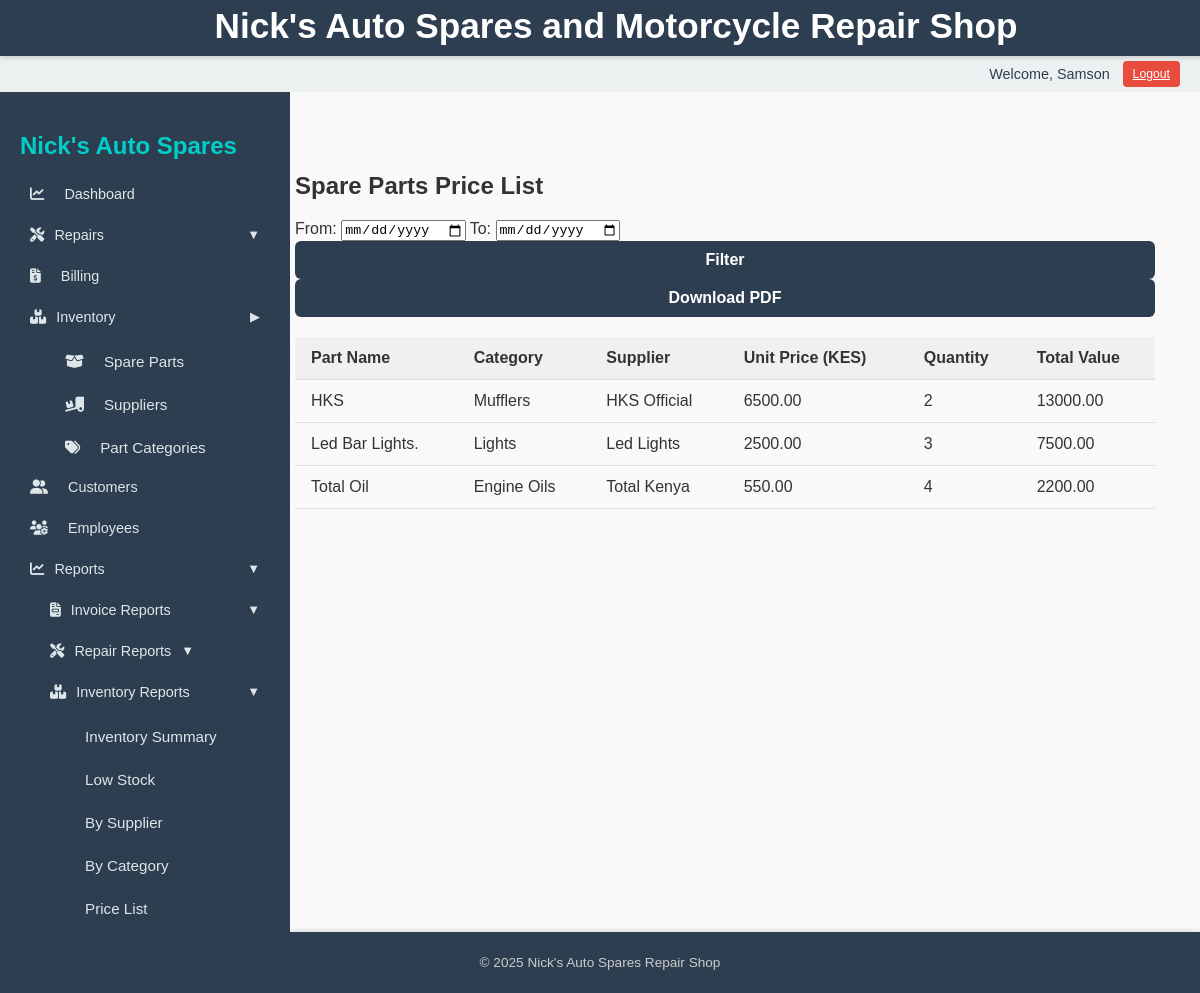
/reports/inventory/price-list/ (signed in), run on the app's committed database.
### inventory/models.py (models this page shows, shortened)
class SparePart(models.Model):
    name = models.CharField(max_length=100)
    part_number = models.CharField(max_length=50, blank=True, null=True)
    category = models.ForeignKey(PartCategory, on_delete=models.SET_NULL, null=True, blank=True)
    quantity = models.PositiveIntegerField()
    price = models.DecimalField(max_digits=10, decimal_places=2)
    supplier = models.ForeignKey('Supplier', on_delete=models.SET_NULL, null=True, blank=True)
    date_added = models.DateTimeField(auto_now_add=True)

class PartCategory(models.Model):
    name = models.CharField(max_length=50, unique=True)

class Supplier(models.Model):
    name = models.CharField(max_length=100, unique=True)
    contact_person = models.CharField(max_length=100, blank=True, null=True)
    phone = models.CharField(max_length=20, blank=True, null=True)
    email = models.EmailField(blank=True, null=True)
    address = models.TextField(blank=True, null=True)

### reports/views.py (the view)
# urls.py: path("inventory/price-list/", views.price_list_report, name="price_list_report"),
@login_required
def price_list_report(request):
    from_date, to_date = parse_date_range(request)
    parts = SparePart.objects.select_related("category", "supplier").all()
    if from_date:
        parts = parts.filter(date_added__date__gte=from_date)
    if to_date:
        parts = parts.filter(date_added__date__lte=to_date)
    for part in parts:
        part.total_value = part.quantity * part.price
    parts = sorted(parts, key=lambda p: p.price, reverse=True)
    context = {
        "parts": parts,
        "from_date": from_date,
        "to_date": to_date
    }
    if request.GET.get("format") == "pdf":
        return render_pdf_view(
            "reports/inventory_reports/price_list_report_pdf.html",
            context,
            "price-list.pdf"
        )
    return render(request, "reports/inventory_reports/price_list_report.html", context)

### reports/utils.py (called while the page is built)
def parse_date_range(request):
    from_date = request.GET.get("from")
    to_date = request.GET.get("to")
    try:
        from_date = datetime.datetime.strptime(from_date, "%Y-%m-%d").date() if from_date else None
        to_date = datetime.datetime.strptime(to_date, "%Y-%m-%d").date() if to_date else None
    except ValueError:
        from_date = to_date = None
    return from_date, to_date

### templates/reports/inventory_reports/price_list_report.html
{% extends "base_dashboard.html" %}
{% block content %}
<h2>Spare Parts Price List</h2>
<form method="get">
    <label>From: <input type="date" name="from" value="{{ from_date }}"></label>
    <label>To: <input type="date" name="to" value="{{ to_date }}"></label>
    <button type="submit" class="btn">Filter</button>
    {% if parts %}
    <button type="submit" name="format" value="pdf" class="btn">Download PDF</button>
    {% endif %}
</form>
{% if parts %}
<table class="styled-table" style="margin-top: 20px;">
    <thead>
        <tr>
            <th>Part Name</th>
            <th>Category</th>
            <th>Supplier</th>
            <th>Unit Price (KES)</th>
            <th>Quantity</th>
            <th>Total Value</th>
        </tr>
    </thead>
    <tbody>
        {% for part in parts %}
        <tr>
            <td>{{ part.name }}</td>
            <td>
                {% if part.category %}
                    {{ part.category.name }}
                {% else %}
                    Uncategorized
                {% endif %}
            </td>
            <td>
                {% if part.supplier %}
                    {{ part.supplier.name }}
                {% else %}
                    N/A
                {% endif %}
            </td>
            <td>{{ part.price|floatformat:2 }}</td>
            <td>{{ part.quantity }}</td>
            <td>{{ part.total_value|floatformat:2 }}</td>
        </tr>
        {% endfor %}
    </tbody>
</table>
{% else %}
<p>No spare parts found.</p>
{% endif %}
{% endblock %}

### templates/base_dashboard.html (shortened to what this page needs)
{% load static %}
<!DOCTYPE html>
<html lang="en">
<head>
    <link rel="stylesheet" href="{% static 'css/styles.css' %}">
    <link rel="stylesheet" href="https://cdnjs.cloudflare.com/ajax/libs/font-awesome/6.5.0/css/all.min.css" />
    <link rel="stylesheet" href="https://cdnjs.cloudflare.com/ajax/libs/font-awesome/6.5.0/css/all.min.css">
</head>
<body>
    <header>
        <h1>Nick's Auto Spares and Motorcycle Repair Shop</h1>
    </header>
    <nav class="user-nav">
        {% if user.is_authenticated %}
            <span class="username">Welcome, {{ user.username }}</span>
            <form method="post" action="{% url 'logout' %}">
                <button type="submit" class="logout-button">Logout</button>
            </form>
        {% else %}
            <a href="{% url 'login' %}" class="button">Login</a>
        {% endif %}
    </nav>
    <div class="layout-container">
        <aside class="sidebar" id="sidebar">
            <h2>Nick's Auto Spares</h2>
            <a href="{% url 'reports_overview' %}" class="{% if request.path == '/reports/overview/' %}active{% endif %}">
                <i class="fas fa-chart-line"></i> Dashboard
            </a>
            <button class="toggle {% if 'repairs' in request.path or 'motorcycles' in request.path or 'motorcyclemodels' in request.path %}active{% endif %}" onclick="toggleMenu('repairsSubmenu', this)">
                <i class="fas fa-tools"></i> Repairs
                <span class="chevron" style="margin-left:auto;">&#9660;</span>
            </button>
            <a href="{% url 'invoice_list' %}" class="{% if 'billing' in request.path %}active{% endif %}">
                <i class="fas fa-file-invoice-dollar"></i> Billing
            </a>
            <button class="toggle {% if 'inventory' in request.path or 'suppliers' in request.path or 'partcategory' in request.path %}active{% endif %}" onclick="toggleMenu('inventorySubmenu', this)">
                <i class="fas fa-boxes"></i> Inventory
                <span class="chevron" style="margin-left:auto;">&#9654;</span>
            </button>
            <div id="inventorySubmenu" class="submenu {% if 'inventory' in request.path or 'suppliers' in request.path or 'partcategory' in request.path %}show{% endif %}">
                <a href="{% url 'sparepart_list' %}" class="{% if request.path == '/inventory/' %}active{% endif %}">
                    <i class="fas fa-box-open"></i> Spare Parts
                </a>
                <a href="{% url 'supplier_list' %}" class="{% if request.path == '/inventory/suppliers/' %}active{% endif %}">
                    <i class="fas fa-truck-loading"></i> Suppliers
                </a>
                <a href="{% url 'partcategory_list' %}" class="{% if request.path == '/inventory/partcategory/' %}active{% endif %}">
                    <i class="fas fa-tags"></i> Part Categories
                </a>
            </div>
            <a href="{% url 'customer_list' %}" class="{% if 'customers' in request.path %}active{% endif %}">
                <i class="fas fa-user-friends"></i> Customers
            </a>
            <a href="{% url 'employee_list' %}" class="{% if 'employees' in request.path %}active{% endif %}">
                <i class="fas fa-users-cog"></i> Employees
            </a>
            <button class="toggle {% if '/reports/' in request.path %}active{% endif %}" onclick="toggleMenu('reportsSubmenu', this)">
                <i class="fas fa-chart-line"></i> Reports
                <span class="chevron" style="margin-left:auto;">&#9660;</span>
            </button>
            <div id="reportsSubmenu" class="submenu {% if '/reports/' in request.path %}show{% endif %}">
                <button class="toggle {% if '/reports/invoices/' in request.path %}active{% endif %}" onclick="toggleMenu('invoiceReportsSubmenu', this)">
                    <i class="fas fa-file-invoice"></i> Invoice Reports
                    <span class="chevron" style="margin-left:auto;">&#9660;</span>
                </button>
                <button class="toggle {% if '/reports/repairs/' in request.path %}active{% endif %}" onclick="toggleMenu('repairReportsSubmenu', this)">
                    <i class="fas fa-tools"></i> Repair Reports
                    <span class="chevron">&#9660;</span>
                </button>
                <button class="toggle {% if '/reports/inventory/' in request.path %}active{% endif %}" onclick="toggleMenu('inventoryReportsSubmenu', this)">
                    <i class="fas fa-boxes-stacked"></i> Inventory Reports
                    <span class="chevron" style="margin-left:auto;">&#9660;</span>
                </button>
                <div id="inventoryReportsSubmenu" class="submenu {% if '/reports/inventory/' in request.path %}show{% endif %}">
                    <a href="{% url 'inventory_summary_report' %}">Inventory Summary</a>
                    <a href="{% url 'low_stock_report' %}">Low Stock</a>
                    <a href="{% url 'supplier_inventory_report' %}">By Supplier</a>
                    <a href="{% url 'category_inventory_report' %}">By Category</a>
                    <a href="{% url 'price_list_report' %}">Price List</a>
                </div>
            </div>
        </aside>
    <main class="main-content">
        <div class="content-wrapper">
            {% block content %}
            {% endblock %}
        </div>
    </main>
    </div>
    <footer>
        <p>&copy; 2025 Nick's Auto Spares Repair Shop</p>
    </footer>
</body>
</html>

### static/css/styles.css (style rules this page uses)
body { font-family: Arial, sans-serif; background-color: #f9f9f9; color: #333; margin: 0; padding: 0; }
h1 { text-align: center; margin-top: 20px; }
button.btn { width: 100%; padding: 10px; background-color: #2c3e50; color: white; font-weight: bold; border: none; border-radius: 6px; cursor: pointer; font-size: 16px; }
header { background-color: #2c3e50; color: white; padding: 1rem; text-align: center; }
nav.user-nav { background-color: #ecf0f1; padding: 10px 20px; text-align: right; }
main { padding: 20px; }
footer { background-color: #2c3e50; color: white; text-align: center; padding: 10px; margin-top: 40px; }
.button, .logout-button, input[type="submit"], button { background-color: #2c3e50; color: white; border: none; padding: 6px 12px; text-decoration: none; border-radius: 4px; cursor: pointer; font-size: 0.9rem; }
.logout-button { background: none; color: blue; border: none; padding: 0; text-decoration: underline; font-size: 1rem; }
.styled-table { width: 100%; border-collapse: collapse; margin-top: 10px; }
.styled-table th, .styled-table td { padding: 12px 16px; border-bottom: 1px solid #ddd; text-align: left; }
.styled-table thead { background-color: #f0f0f0; font-weight: bold; }

### templates/base_dashboard.html (style rules this page uses)
body { margin: 0; font-family: Arial, sans-serif; height: 100vh; }
.sidebar { width: 250px; background-color: #2c3e50; color: #fff; padding: 20px; height: 100vh; overflow-y: auto; }
.sidebar h2 { color: #00cec9; margin-bottom: 1rem; }
.sidebar a, .sidebar button.toggle { display: flex; align-items: center; gap: 10px; padding: 10px; color: #dfe6e9; text-decoration: none; margin-bottom: 5px; background: none; border: none; text-align: left; width: 100%; cursor: pointer; font-size: 0.9em;; }
.sidebar a:hover, .sidebar .active, .sidebar button.toggle:hover { background-color: #2980b9; color: #2d3436; }
.sidebar:not(.hidden) { transform: translateX(0); }
.sidebar a i { margin-right: 10px; }
.layout-container { display: grid; grid-template-columns: 250px 1fr; min-height: calc(100vh - 56px - 36px); margin-top: 92px; }
.main-content { display: flex; justify-content: center; align-items: flex-start; padding: 40px 20px; overflow-y: auto; width: 100%; box-sizing: border-box; }
.content-wrapper { width: 100%; max-width: 900px; padding: 20px; box-sizing: border-box; }
.submenu { display: none; flex-direction: column; margin-left: 20px; }
.submenu a { font-size: 0.95em; padding-left: 25px; margin: 3px 0; }
.submenu.show { display: flex; }
.chevron { font-size: 0.9em; transition: transform 0.2s ease; }
.user-nav { position: fixed; top: 56px; left: 0; width: 100%; height: 36px; background-color: #2c3e50; color: #2c3e50; padding: 0 1rem; display: flex; justify-content: flex-end; align-items: center; gap: 0.8rem; font-size: 0.9em; box-sizing: border-box; z-index: 999; transition: transform 0.3s ease; will-change: transform; }
.user-nav .username { font-weight: 500; }
.logout-button, .user-nav .button { background-color: #e74c3c; color: #fff; border: none; padding: 6px 10px; cursor: pointer; font-size: 0.85em; border-radius: 4px; }
header { position: fixed; top: 0; left: 0; width: 100%; height: 56px; background-color: #2c3e50; color: #fff; padding: 0 1rem; display: flex; align-items: center; justify-content: center; z-index: 1000; font-size: 1.1em; font-weight: 600; box-shadow: 0 2px 5px rgba(0,0,0,0.15); transition: transform 0.3s ease; will-change: transform; }
footer { background-color: #2c3e50; color: #ccc; text-align: center; padding: 0.6rem; font-size: 0.85em; margin-top: auto; box-shadow: 0 -2px 4px rgba(0,0,0,0.1); }

### data on the page
SparePart: name "HKS", category.name "Mufflers", supplier.name "HKS Official", price "6500.00", quantity "2", total_value "13000.00"
SparePart: name "Led Bar Lights.", category.name "Lights", supplier.name "Led Lights", price "2500.00", quantity "3", total_value "7500.00"
SparePart: name "Total Oil", category.name "Engine Oils", supplier.name "Total Kenya", price "550.00", quantity "4", total_value "2200.00"

### other printed values
{{ user.username }} "Samson"
